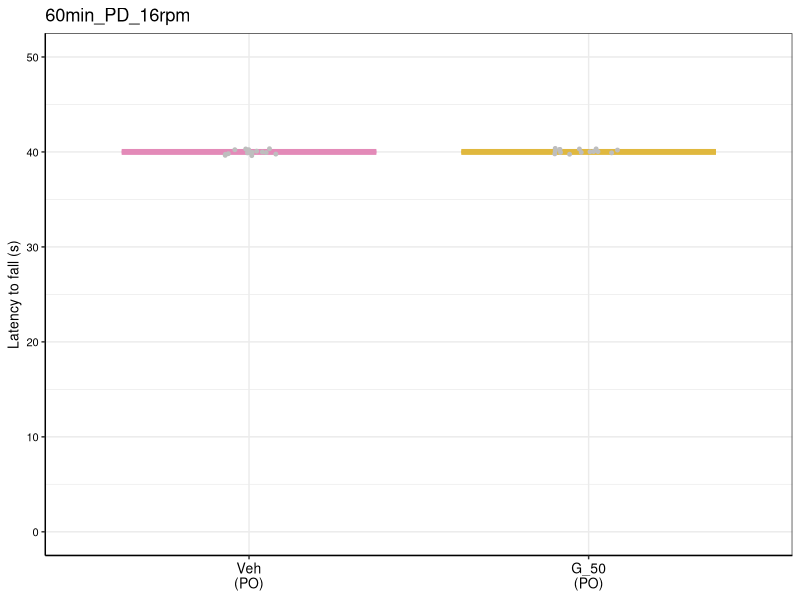
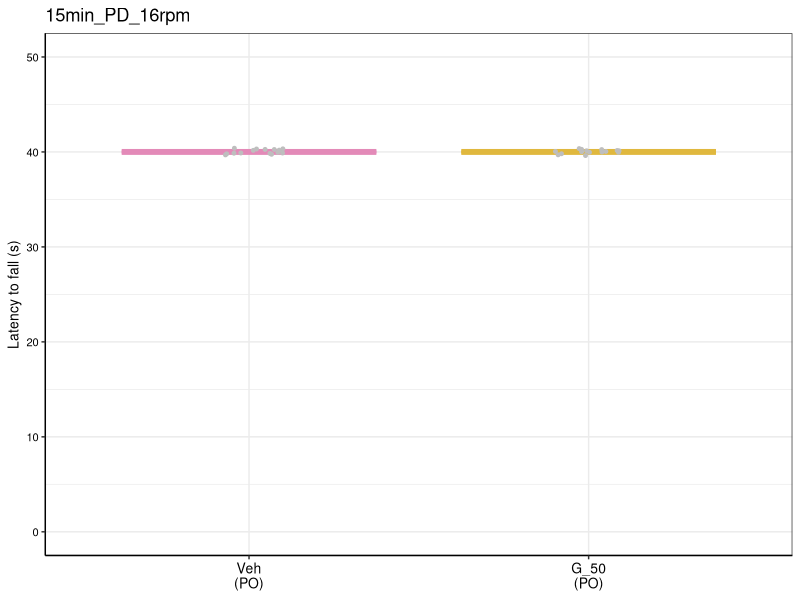
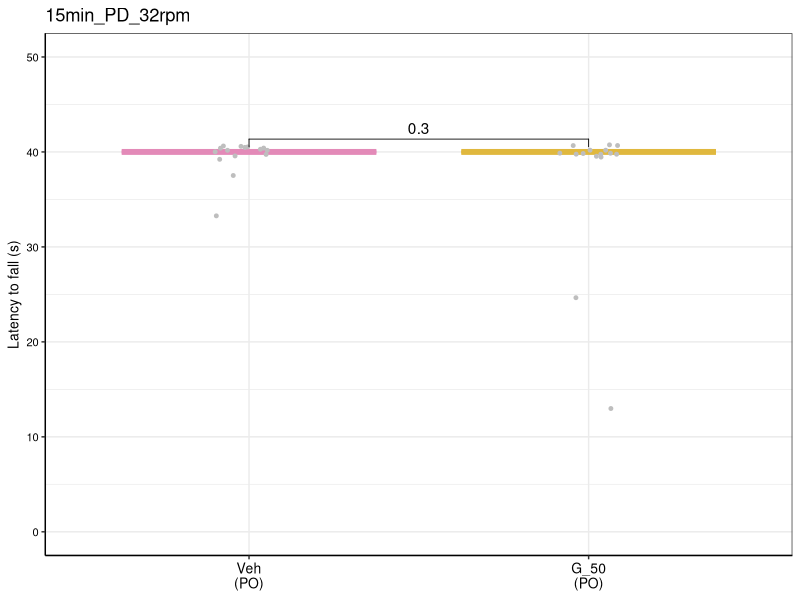

The R source for these figures, in order:
## ---- chunk 1
library(dplyr)
library(ggplot2)
library(readxl)
library(ggpubr)
## ---- chunk 2
rotarod <- read_excel("Female cohort - PO/Data to plot - female cohort.xlsx", sheet = "Rotarod")
rotarod$`Mouse Group` <- ifelse(rotarod$`Mouse Group` == 'Veh (PO)', 'Veh\n(PO)', 'G_50\n(PO)')
rotarod$`Mouse Group` <- factor(rotarod$`Mouse Group`,
                                levels = c('Veh\n(PO)',
                                           'G_50\n(PO)'))

rotarod <- dplyr::rename(rotarod, latency=`Latency to fall (s)`)
## ---- chunk 3
plotting_func <- function(df, trial, ylab,
                          fname, ttl, wid = 2, ht = 2) {
  df <- dplyr::filter(df, Trial == trial)
  ggplot(df, aes(x=`Mouse Group`, y=latency)) +
    geom_boxplot(aes(color = `Mouse Group`), fill = NA, outlier.shape = NA, linewidth = 1) +
    geom_point(color = "grey", position = position_jitter(width = 0.1), size = 1) +
    scale_color_manual(values = c("Veh\n(PO)" = "#E38AB8", "G_50\n(PO)" = "#E0B83E")) +
    stat_compare_means( method = "t.test", label = "p.format", comparisons = list(c("Veh\n(PO)", "G_50\n(PO)")), hide.ns = FALSE) +
    theme_bw() +
    theme(legend.position = "none",
      axis.line = element_line(color='black'),
      axis.text.y = element_text(size = 8, color = 'black'),
      axis.text.x = element_text(size = 10, color = 'black'),
      axis.title.y = element_text(size = 10, color = 'black'),
      axis.title.x = element_blank()) +
    labs(y = ylab, title = ttl) + ylim(0,50)
  
  ggsave(fname, width = wid, height = ht)
}
## ---- chunk 4
# 60min_PD_16rpm
plotting_func(rotarod, "60min_PD_16rpm",
              "Latency to fall (s)", "Female cohort - PO/rotarod_60min_PD_16rpm.pdf",
              "60min_PD_16rpm")

# 15min_PD_16rpm
plotting_func(rotarod, "15min_PD_16rpm",
              "Latency to fall (s)", "Female cohort - PO/rotarod_15min_PD_16rpm.pdf",
              "15min_PD_16rpm")

# 15min_PD_32rpm
plotting_func(rotarod, "15min_PD_32rpm",
              "Latency to fall (s)", "Female cohort - PO/rotarod_15min_PD_32rpm.pdf",
              "15min_PD_32rpm")
## ---- chunk 5
# t-test for latency to fall
filtered <- dplyr::filter(rotarod, Trial == "15min_PD_32rpm")
print(t.test(
  dplyr::filter(filtered, `Mouse Group` == 'Veh\n(PO)')$latency,
  dplyr::filter(filtered, `Mouse Group` == 'G_50\n(PO)')$latency
))

# Fisher exact test for fell / did not fall

rotarod_table <- matrix(
  c(2, 13,
    2, 13),
  nrow = 2,
  byrow = TRUE
)

rownames(rotarod_table) <- c("GDCA", "Vehicle")
colnames(rotarod_table) <- c("Fell", "Did_not_fall")

rotarod_table
fisher.test(rotarod_table)
